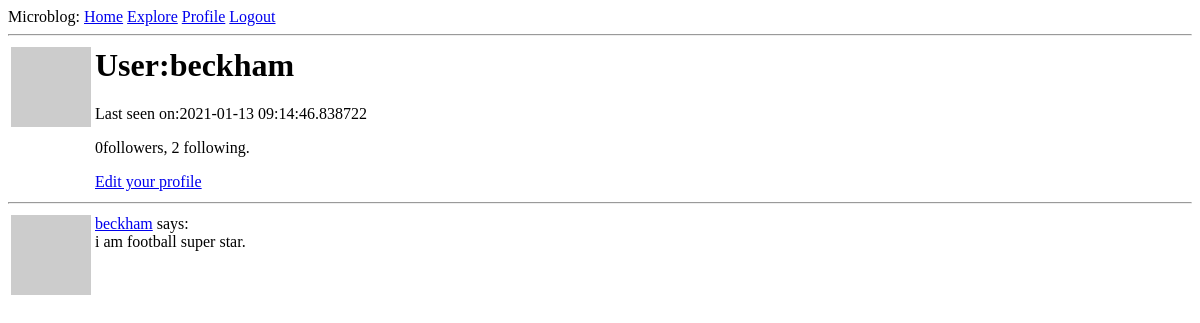
/user/beckham (signed in), run on an earlier commit of the app's database.
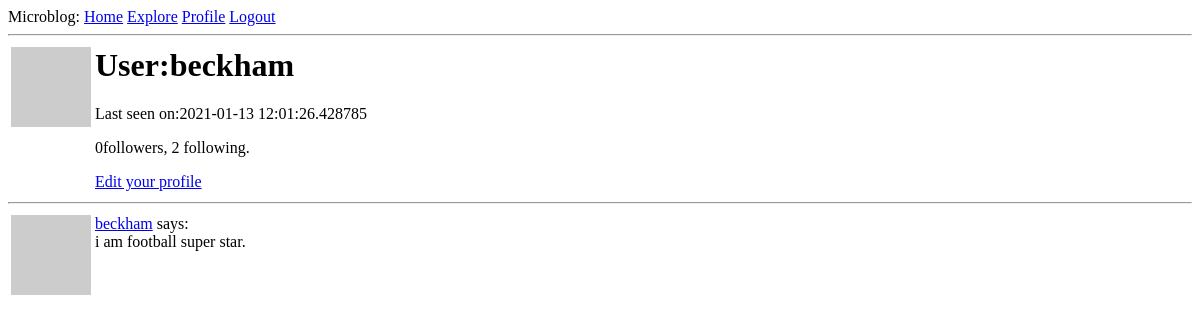
And on a later commit of the database.
### app/models.py (models this page shows, shortened)
class User(UserMixin,db.Model):
    id = db.Column(db.Integer, primary_key=True)
    username = db.Column(db.String(64), index=True,unique=True)
    email = db.Column(db.String(120), index=True,unique=True)
    password_hash = db.Column(db.String(128))
    posts = db.relationship('Post',backref='author',lazy='dynamic')
    about_me = db.Column(db.String(140))
    last_seen = db.Column(db.DateTime,default=datetime.utcnow)
    followed = db.relationship(
        'User',
        secondary = followers,
        primaryjoin = (followers.c.follower_id==id),
        secondaryjoin = (followers.c.followed_id==id),
        backref = db.backref('followers',lazy='dynamic'),
        lazy='dynamic'
        )
    def avatar(self,size):
        digest = md5(self.email.lower().encode('utf-8')).hexdigest()
        return 'https://www.gravatar.com/avatar/{}?d=identicon&s={}'.format(digest,size)

class Post(db.Model):
    id = db.Column(db.Integer,primary_key=True)
    body = db.Column(db.String(140))
    timestamp = db.Column(db.DateTime,index=True,default=datetime.utcnow)
    user_id = db.Column(db.Integer,db.ForeignKey('user.id'))

### app/routes.py (the view)
@app.route('/user/<username>')
@login_required
def user(username):
    user = User.query.filter_by(username=username).first_or_404()
    posts = user.posts.order_by(Post.timestamp.desc()).all()
    return render_template('user.html',user=user,posts=posts)

### app/models.py (called while the page is built)
@login.user_loader
def load_user(id):
    return User.query.get(int(id))

### app/routes.py (called while the page is built)
@app.before_request
def before_request():
    if current_user.is_authenticated:
        current_user.last_seen = datetime.utcnow()
        db.session.commit()

### app/templates/user.html (shortened to what this page needs)
{% extends "base.html" %}
{% block content %}
	<table>
		<tr valign="top">
			<td><img src="{{ user.avatar(128) }}"></td>
			<td>
				<h1>User:{{ user.username }}</h1>
				{% if  user.last_seen  %}
					<p>Last seen on:{{ user.last_seen }}</p>
				{% endif %}
				<p>{{ user.followers.count() }}followers, {{ user.followed.count() }} following.</p>
				{% if user == current_user %}
				<p>
					<a href="{{ url_for('edit_profile') }}">Edit your profile</a>
				</p>
				{% elif not current_user.is_following(user) %}
					<p><a href="{{ url_for('follow',username=user.username) }}">Follow</a></p>
				{% else %}
					<p><a href="{{ url_for('unfollow',username=user.username) }}">Unfollow</a></p>
				{% endif %}
			</td>
		</tr>
	</table>
	<hr>
	{% for post in posts%}
	{% include '_post.html' %}
	{% endfor %}
{% endblock %}

### app/templates/base.html (shortened to what this page needs)
<html>
    <head>
    </head>
    <body>
	    <div>Microblog:
		    <a href="{{ url_for("index") }}">Home</a>
		    <a href="{{ url_for("explore") }}">Explore</a>
		    {% if current_user.is_anonymous %}
		    <a href="{{ url_for("login") }}">Login</a>
		    {% else %}
		    <a href="{{ url_for('user',username=current_user.username) }}">Profile</a>
		    <a href="{{ url_for("logout") }}">Logout</a>
		    {% endif %}
	    </div>
	    <hr>
            {% block content %}
	    {% endblock %}
    <body>
</html>

### app/templates/_post.html
<table>
	<tr valign="top">
		<td><img src="{{ post.author.avatar(36) }}"></td>
		<td>
			<a href="{{ url_for('user',username=post.author.username) }}">{{ post.author.username }}</a> says: <br>{{ post.body }}
		</td>
        </tr>
</table>

What changed in the data, as far as the page shows it:
changed User "beckham": last_seen "2021-01-13 09:14:46.838722" → "2021-01-13 12:01:26.428785"
